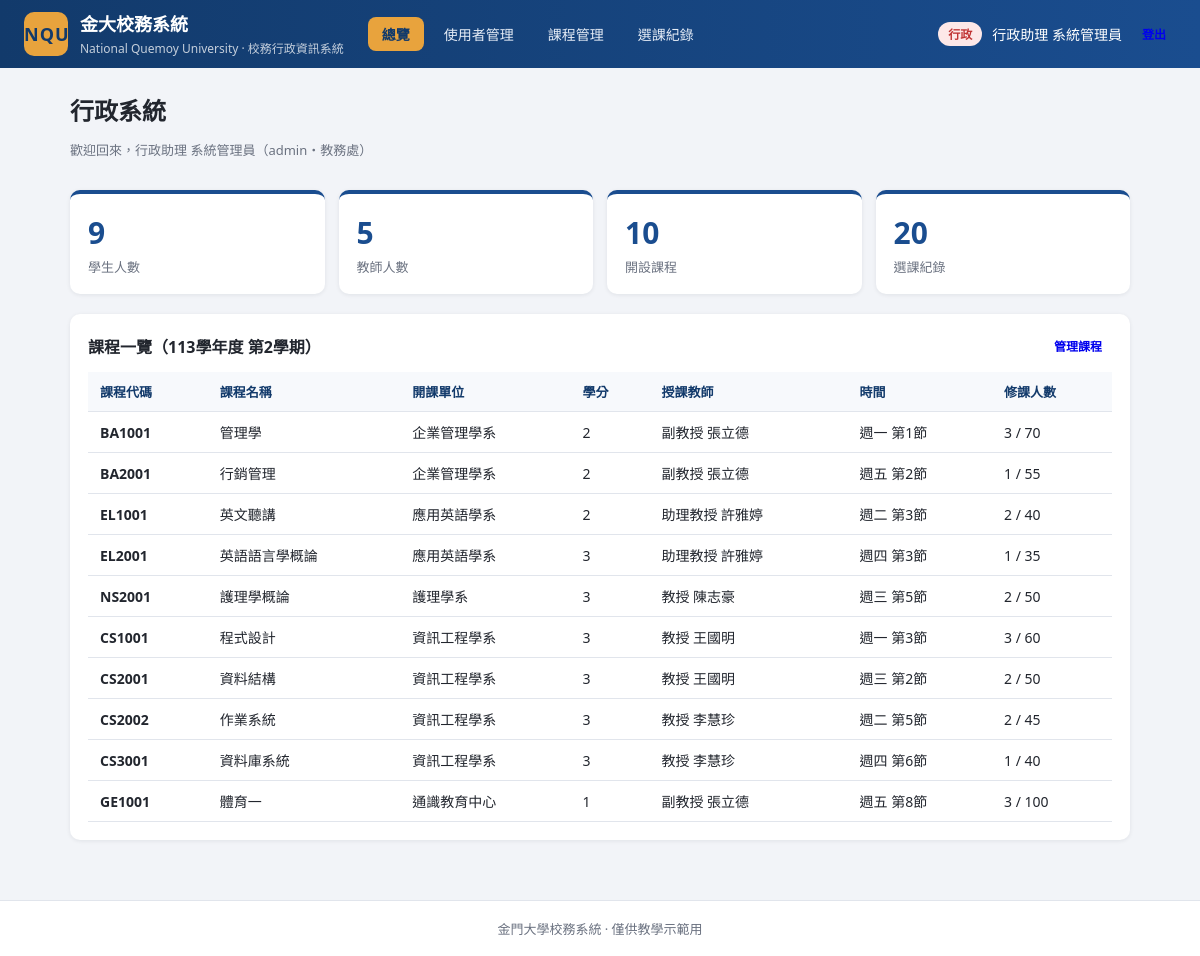
Page /admin (signed in) on the committed database.
### tables this page shows
CREATE TABLE users (
        user_id    TEXT PRIMARY KEY,
        password   TEXT NOT NULL,
        name       TEXT NOT NULL,
        role       TEXT NOT NULL CHECK (role IN ('student','teacher','admin')),
        department TEXT
    );

CREATE TABLE courses (
        course_id  TEXT PRIMARY KEY,
        name       TEXT NOT NULL,
        department TEXT,
        credits    INTEGER DEFAULT 0,
        capacity   INTEGER DEFAULT 60,
        teacher_id TEXT,
        weekday    INTEGER DEFAULT 1,
        period     INTEGER DEFAULT 1,
        location   TEXT,
        UNIQUE (course_id, teacher_id),
        FOREIGN KEY (teacher_id) REFERENCES users(user_id)
    );

### app.py (the view)
@app.route("/admin")
@role_required("admin")
def admin_home():
    db = get_db()
    counts = {
        "students": db.execute("SELECT COUNT(*) FROM users WHERE role='student'").fetchone()[0],
        "teachers": db.execute("SELECT COUNT(*) FROM users WHERE role='teacher'").fetchone()[0],
        "courses": db.execute("SELECT COUNT(*) FROM courses").fetchone()[0],
        "enrollments": db.execute("SELECT COUNT(*) FROM enrollments").fetchone()[0],
    }
    courses = db.execute(
        """SELECT c.*, u.name AS teacher_name,
                  (SELECT COUNT(*) FROM enrollments e
                   WHERE e.course_id = c.course_id) AS enrolled_count
           FROM courses c JOIN users u ON u.user_id = c.teacher_id
           ORDER BY c.department, c.course_id""",
    ).fetchall()
    return render_template(
        "admin/home.html",
        user=user_of(db, session["user_id"]),
        counts=counts,
        courses=courses,
        semester=SEMESTER,
        weekday_names=WEEKDAYS,
    )

### app.py (called while the page is built)
def get_db():
    if "db" not in g:
        g.db = sqlite3.connect(DB_PATH)
        g.db.row_factory = sqlite3.Row
        g.db.execute("PRAGMA foreign_keys = ON")
    return g.db

def role_required(*roles):
    def decorator(f):
        @wraps(f)
        def wrapper(*args, **kwargs):
            if "user_id" not in session:
                flash("請先登入", "warning")
                return redirect(url_for("login"))
            if session.get("role") not in roles:
                flash("沒有權限存取此頁面", "error")
                return redirect(url_for("index"))
            return f(*args, **kwargs)
        return wrapper
    return decorator

def user_of(db, uid):
    return db.execute("SELECT * FROM users WHERE user_id = ?", (uid,)).fetchone()

### templates/admin/home.html (shortened to what this page needs)
{% extends "base.html" %}
{% block content %}
<div class="page-head">
  <div>
    <h2>行政系統</h2>
    <p class="muted">歡迎回來，{{ user.name }}（{{ user.user_id }}・{{ user.department }}）</p>
  </div>
</div>
<div class="cards-grid">
  <div class="stat-card"><div class="stat-num">{{ counts.students }}</div><div class="stat-label">學生人數</div></div>
  <div class="stat-card"><div class="stat-num">{{ counts.teachers }}</div><div class="stat-label">教師人數</div></div>
  <div class="stat-card"><div class="stat-num">{{ counts.courses }}</div><div class="stat-label">開設課程</div></div>
  <div class="stat-card"><div class="stat-num">{{ counts.enrollments }}</div><div class="stat-label">選課紀錄</div></div>
</div>
<div class="card">
  <div class="card-head">
    <h3>課程一覽（{{ semester }}）</h3>
    <a href="{{ url_for('admin_courses') }}" class="btn btn-sm">管理課程</a>
  </div>
  <table class="table">
    <thead><tr><th>課程代碼</th><th>課程名稱</th><th>開課單位</th><th>學分</th><th>授課教師</th><th>時間</th><th>修課人數</th></tr></thead>
    <tbody>
    {% for c in courses %}
      <tr>
        <td><strong>{{ c.course_id }}</strong></td>
        <td>{{ c.name }}</td>
        <td>{{ c.department }}</td>
        <td>{{ c.credits }}</td>
        <td>{{ c.teacher_name }}</td>
        <td>週{{ weekday_names[c.weekday] }} 第{{ c.period }}節</td>
        <td>{{ c.enrolled_count }} / {{ c.capacity }}</td>
      </tr>
    {% endfor %}
    </tbody>
  </table>
</div>
{% endblock %}

### templates/base.html (shortened to what this page needs)
<!DOCTYPE html>
<html lang="zh-Hant">
<head>
  <link rel="stylesheet" href="{{ url_for('static', filename='css/style.css') }}">
</head>
<body>
{% if session.get('user_id') %}
<header class="topbar">
  <div class="brand">
    <span class="logo">NQU</span>
    <div>
      <h1>金大校務系統</h1>
      <small>National Quemoy University · 校務行政資訊系統</small>
    </div>
  </div>
  <nav class="main-nav">
    {% set role = session.get('role') %}
    {% if role == 'student' %}
      <a href="{{ url_for('student_home') }}" class="{{ 'active' if request.path == '/student' }}">首頁</a>
      <a href="{{ url_for('student_courses') }}" class="{{ 'active' if request.path.startswith('/student/courses') }}">選課系統</a>
      <a href="{{ url_for('student_schedule') }}" class="{{ 'active' if request.path == '/student/schedule' }}">我的課表</a>
      <a href="{{ url_for('student_grades') }}" class="{{ 'active' if request.path == '/student/grades' }}">成績查詢</a>
    {% elif role == 'teacher' %}
      <a href="{{ url_for('teacher_home') }}" class="{{ 'active' if request.path == '/teacher' }}">我的課程</a>
    {% elif role == 'admin' %}
      <a href="{{ url_for('admin_home') }}" class="{{ 'active' if request.path == '/admin' }}">總覽</a>
      <a href="{{ url_for('admin_users') }}" class="{{ 'active' if request.path.startswith('/admin/users') }}">使用者管理</a>
      <a href="{{ url_for('admin_courses') }}" class="{{ 'active' if request.path.startswith('/admin/courses') }}">課程管理</a>
      <a href="{{ url_for('admin_enrollments') }}" class="{{ 'active' if request.path.startswith('/admin/enrollments') }}">選課紀錄</a>
    {% endif %}
  </nav>
  <div class="user-box">
    <span class="role-tag role-{{ role }}">{{ {'student':'學生','teacher':'教師','admin':'行政'}[role] }}</span>
    <span>{{ session.get('name') }}</span>
    <a class="btn btn-sm" href="{{ url_for('logout') }}">登出</a>
  </div>
</header>
{% endif %}
<main class="container">
  {% block content %}{% endblock %}
</main>
<footer class="footer">
  金門大學校務系統 · 僅供教學示範用
</footer>
</body>
</html>

### static/css/style.css (style rules this page uses)
:root { --primary: #1a4d8f; --primary-dark: #123a6b; --accent: #e8a33d; --danger: #d64545; --ok: #2e9e5b; --bg: #f2f4f8; --panel: #ffffff; --text: #22262e; --muted: #6b7280; --border: #e1e5ec; --radius: 10px; --shadow: 0 1px 4px rgba(17, 24, 39, 0.08); }
* { box-sizing: border-box; }
body { margin: 0; font-family: "Segoe UI", "Microsoft JhengHei", "PingFang TC", sans-serif; background: var(--bg); color: var(--text); min-height: 100vh; display: flex; flex-direction: column; }
.topbar { background: linear-gradient(90deg, var(--primary-dark), var(--primary)); color: #fff; display: flex; align-items: center; gap: 24px; padding: 10px 24px; flex-wrap: wrap; }
.topbar .brand { display: flex; align-items: center; gap: 12px; }
.topbar .logo { width: 44px; height: 44px; background: var(--accent); color: var(--primary-dark); font-weight: 800; border-radius: 10px; display: grid; place-items: center; font-size: 18px; letter-spacing: 1px; }
.topbar h1 { font-size: 18px; margin: 0; }
.topbar small { opacity: 0.75; font-size: 12px; }
.main-nav { display: flex; gap: 6px; flex-wrap: wrap; }
.main-nav a { color: #e6edf7; text-decoration: none; padding: 7px 14px; border-radius: 8px; font-size: 14px; }
.main-nav a.active { background: var(--accent); color: var(--primary-dark); font-weight: 600; }
.user-box { margin-left: auto; display: flex; align-items: center; gap: 10px; font-size: 14px; }
.container { width: 100%; max-width: 1100px; margin: 24px auto 40px; padding: 0 20px; flex: 1; }
.footer { text-align: center; padding: 18px; color: var(--muted); font-size: 13px; border-top: 1px solid var(--border); background: #fff; }
.page-head { display: flex; justify-content: space-between; align-items: center; margin-bottom: 18px; flex-wrap: wrap; gap: 10px; }
.page-head h2 { margin: 0 0 4px; }
.muted { color: var(--muted); font-size: 13px; }
.cards-grid { display: grid; grid-template-columns: repeat(auto-fit, minmax(180px, 1fr)); gap: 14px; margin-bottom: 20px; }
.stat-card { background: var(--panel); border-radius: var(--radius); box-shadow: var(--shadow); padding: 18px; border-top: 4px solid var(--primary); }
.stat-card .stat-num { font-size: 30px; font-weight: 800; color: var(--primary); }
.stat-card .stat-label { color: var(--muted); font-size: 13px; margin-top: 4px; }
.card { background: var(--panel); border-radius: var(--radius); box-shadow: var(--shadow); padding: 18px; margin-bottom: 20px; }
.card-head { display: flex; justify-content: space-between; align-items: center; margin-bottom: 12px; flex-wrap: wrap; gap: 8px; }
.card-head h3 { margin: 0; font-size: 16px; }
.table { width: 100%; border-collapse: collapse; font-size: 14px; }
.table th, .table td { padding: 10px 12px; text-align: left; border-bottom: 1px solid var(--border); vertical-align: middle; }
.table thead th { background: #f7f9fc; color: var(--primary-dark); font-size: 13px; white-space: nowrap; }
.btn { display: inline-block; border: none; cursor: pointer; border-radius: 8px; padding: 8px 14px; font-size: 13px; font-weight: 600; text-decoration: none; transition: filter 0.15s; }
.btn-sm { padding: 5px 10px; font-size: 12px; }
.role-tag { padding: 3px 10px; border-radius: 999px; font-size: 12px; font-weight: 600; }
.role-admin { background: #fde8e8; color: #c03434; }

### rows in the picture
users: get "行政助理 系統管理員", name "行政助理 系統管理員", user_id "admin", department "教務處"
courses: course_id "BA1001", name "管理學", department "企業管理學系", credits "2", teacher_name "副教授 張立德", weekday "一", period "1", enrolled_count "3", capacity "70"
courses: course_id "BA2001", name "行銷管理", department "企業管理學系", credits "2", teacher_name "副教授 張立德", weekday "五", period "2", enrolled_count "1", capacity "55"
courses: course_id "EL1001", name "英文聽講", department "應用英語學系", credits "2", teacher_name "助理教授 許雅婷", weekday "二", period "3", enrolled_count "2", capacity "40"
courses: course_id "EL2001", name "英語語言學概論", department "應用英語學系", credits "3", teacher_name "助理教授 許雅婷", weekday "四", period "3", enrolled_count "1", capacity "35"
courses: course_id "NS2001", name "護理學概論", department "護理學系", credits "3", teacher_name "教授 陳志豪", weekday "三", period "5", enrolled_count "2", capacity "50"
courses: course_id "CS1001", name "程式設計", department "資訊工程學系", credits "3", teacher_name "教授 王國明", weekday "一", period "3", enrolled_count "3", capacity "60"
courses: course_id "CS2001", name "資料結構", department "資訊工程學系", credits "3", teacher_name "教授 王國明", weekday "三", period "2", enrolled_count "2", capacity "50"
courses: course_id "CS2002", name "作業系統", department "資訊工程學系", credits "3", teacher_name "教授 李慧珍", weekday "二", period "5", enrolled_count "2", capacity "45"
courses: course_id "CS3001", name "資料庫系統", department "資訊工程學系", credits "3", teacher_name "教授 李慧珍", weekday "四", period "6", enrolled_count "1", capacity "40"
courses: course_id "GE1001", name "體育一", department "通識教育中心", credits "1", teacher_name "副教授 張立德", weekday "五", period "8", enrolled_count "3", capacity "100"

### other values in the picture
{{ {'student':'學生','teacher':'教師','admin':'行政'}[role] }} "行政"
{{ counts.students }} "9"
{{ counts.teachers }} "5"
{{ counts.courses }} "10"
{{ counts.enrollments }} "20"
{{ semester }} "113學年度 第2學期"
